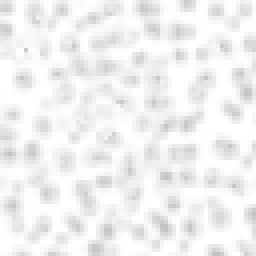
#> input picture images/brush.png, 64 x 64 px (shown 4 times larger)
$ python pic2array.py   (older library calls are emulated)
#> lines starting #> are read from the running program, lines starting #| are printed output that depends on the picture; after the words box and inside, x2 and y2 are one past the last pixel; in counts of white or black regions, pixels touching at a corner belong together
#> the answer given: images/brush.png
### NN.py
import numpy as np

# [5 lines left out: function LabelBinarizer, not called in this run]

def tanh(x):
    return np.tanh(x)

def tanh_deriv(x):
    return 1.0 - np.tanh(x)*np.tanh(x)

def logistic(x):
    return 1/(1 + np.exp(-x))

def logistic_derivative(x):
    return logistic(x)*(1-logistic(x))

class NeuralNetwork:
    def __init__(self, layers, activation='tanh'):

#> called with activation = 'logistic'
        if activation == 'logistic':
            self.activation = logistic
            self.activation_deriv = logistic_derivative
        elif activation == 'tanh':
            self.activation = tanh
            self.activation_deriv = tanh_deriv

        self.weights = []
        for i in range(1, len(layers) - 1):
            self.weights.append((2*np.random.random((layers[i - 1] + 1, layers[i] + 1))-1)*0.25)
            self.weights.append((2*np.random.random((layers[i] + 1, layers[i + 1]))-1)*0.25)

    # [25 lines left out: function fit, not called in this run]

    def predict(self, x):
        self.weights=np.load("weights.npy")
        x = np.array(x)
        temp = np.ones(x.shape[0]+1)
        temp[0:-1] = x
        a = temp
        for l in range(0, len(self.weights)):
            a = self.activation(np.dot(a, self.weights[l]))
        return a

### pic2array.py
import numpy as np
from PIL import Image
from NN import NeuralNetwork

def Normalization(dataset):
    temp=dataset-np.tile(dataset.min(),dataset.shape)
    maxmatrix=np.tile(temp.max(),dataset.shape)
    return temp/maxmatrix

def rgb2gray(rgb):
    return np.dot(rgb[...,:3],[0.299,0.587,0.114])

def getimage_array(filename):
    img = Image.open(filename)
    img_array = np.array(img)
    if img_array.ndim==3:
        img_array = rgb2gray(img_array)
    img_array = img_array.flatten()
    img_array = 1 - Normalization(img_array)
    return img_array

def JudgeEdge(img_array):
    height = len(img_array)
    width = len(img_array[0])
    size = [-1, -1, -1, -1]
    for i in range(height):
        high = img_array[i]
        low = img_array[height - 1 - i]
        if len(high[high > 0]) > 0 and size[0]==-1:
            size[0] = i
        if len(low[low > 0]) > 0 and size[1]==-1:
            size[1] = height - 1 - i
        if size[1] != -1 and size[0] != -1:
            break
    for i in range(width):
        left = img_array[:, i]
        right = img_array[:, width - 1 - i]
        if len(left[left > 0]) > 0 and size[2]==-1:
            size[2] = i
        if len(right[right > 0]) > 0 and size[3]==-1:
            size[3] = width - i - 1
        if size[2] != -1 and size[3] != -1:
            break
    return size

def JudgeOneNumber(img_array):
    edge=[-1,-1]
    width=len(img_array[0])
    for i in range(width):
        left = img_array[:, i]
        right = img_array[:, width - 1 - i]
        if len(left[left > 0]) > 0 and edge[0]==-1:
            edge[0] = i
        if len(right[right > 0]) > 0 and edge[1]==-1:
            edge[1] = width - i - 1
        if edge[0] != -1 and edge[1] != -1:
            break
    for j in range(edge[0],edge[1]+1):
        border=img_array[:,j]
        if len(border[border>0])==0:
            return False
    return True

def SplitPicture(img_array,img_list):
    if JudgeOneNumber(img_array):
        img_list.append(img_array)
        return img_list
    width=len(img_array[0])
    for i in range(width):
        left_border=img_array[:,i]
        right_border=img_array[:,i+1]
        if len(left_border[left_border>0])>0 and len(right_border[right_border>0])==0:
            break
    return_array=img_array[:,0:i+1]
    img_list.append(return_array)
    new_array=img_array[:,i+1:]
    return SplitPicture(new_array,img_list)


#读取图片，包括图片灰度化、剪裁、压缩
def GetCutZip(imagename):
#> called with imagename = 'images/brush.png'
    img = Image.open(imagename)
#> img is the input picture: PIL image 64x64 RGBA; mean R, G, B, A 11.8, 11.8, 11.8, 14.7
    img_array = np.array(img)
    #RGB图灰度化
    if img_array.ndim == 3:
        img_array = rgb2gray(img_array)
    #归一化，提高数字与背景的对比度
    img_array=Normalization(img_array)
#> in Normalization, `maxmatrix=np.tile(temp.max(),dataset.shape)`: maxmatrix: shape (64, 64) float64; every value is 205
    #白底黑字图像转化为黑底白字
    arr1=(img_array>=0.9)
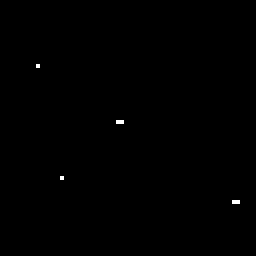
#> arr1: shape (64, 64) bool (shown 4 times larger); 0.15% white in thin lines or dots, all inside (x1, y1, x2, y2) = (9, 16, 60, 51)
    arr0=(img_array<=0.1)
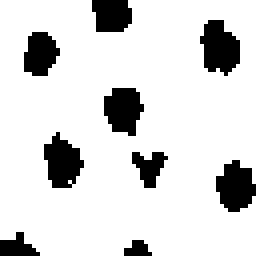
#> arr0: shape (64, 64) bool (shown 4 times larger); 84.9% white; 9 black regions, largest, box (x1, y1, x2, y2) and area: (50, 5, 60, 19) 99, (11, 33, 21, 47) 92, (54, 40, 64, 53) 92
    if arr1.sum()> arr0.sum():
        img_array = 1 - img_array
    #消除部分噪音，便于提取数字
    img_array[img_array>0.7]=1
    img_array[img_array<0.4]=0
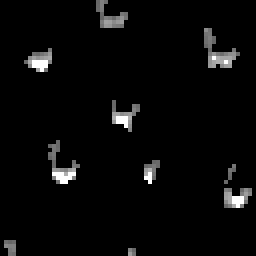
#> img_array: shape (64, 64) float64 (shown 4 times larger); min 0, max 1, mean 0.0325
    img_list = SplitPicture(img_array, [])
#> in JudgeOneNumber, `width=len(img_array[0])`: width = 64
#> after the loop in JudgeOneNumber, `for i in range(width):`: edge = [1, 62]
#> in SplitPicture, `width=len(img_array[0])`: width = 64
#> in SplitPicture, `return_array=img_array[:,0:i+1]`: return_array = 64 rows, first 6: [0, 0, 0, 0], [0, 0, 0, 0], [0, 0, 0, 0], [0, 0, 0, 0], [0, 0, 0, 0], [0, 0, 0, 0]
#> in SplitPicture (call 2), `width=len(img_array[0])`: width = 60
#> in SplitPicture (call 2), `new_array=img_array[:,i+1:]`:
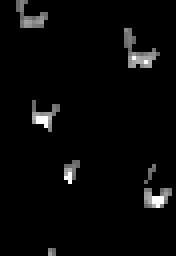
#> new_array: shape (64, 44) float64 (shown 4 times larger); min 0, max 1, mean 0.0307
#> in SplitPicture (call 3), `width=len(img_array[0])`: width = 44
#> in SplitPicture (call 3), `new_array=img_array[:,i+1:]`:
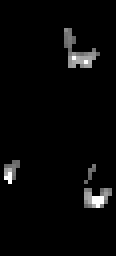
#> new_array: shape (64, 29) float64 (shown 4 times larger); min 0, max 1, mean 0.0285
#> in SplitPicture (call 4), `width=len(img_array[0])`: width = 29
#> in SplitPicture (call 4), `return_array=img_array[:,0:i+1]`: return_array = 64 rows, first 6: [0, 0, 0, 0, 0], [0, 0, 0, 0, 0], [0, 0, 0, 0, 0], [0, 0, 0, 0, 0], [0, 0, 0, 0, 0], [0, 0, 0, 0, 0]
#> in SplitPicture (call 4), `new_array=img_array[:,i+1:]`:
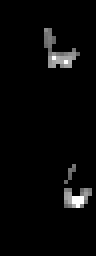
#> new_array: shape (64, 24) float64 (shown 4 times larger); min 0, max 1, mean 0.028
#> img_list = 5 items
    final_list=[]
    for img_array in img_list:
        edge = JudgeEdge(img_array)
        cut_array = img_array[edge[0]:edge[1] + 1, edge[2]:edge[3] + 1]
        cut_img = Image.fromarray(np.uint8(cut_array * 255))
        if cut_img.size[0]<=cut_img.size[1]:
            zip_img = cut_img.resize((20 * cut_img.size[0] // cut_img.size[1], 20), Image.ANTIALIAS)
        else:
            zip_img =cut_img.resize((20,20*cut_img.size[1]//cut_img.size[0]),Image.ANTIALIAS)
        zip_img_array = np.array(zip_img)
        final_array = np.zeros((28, 28))
        height = len(zip_img_array)
        width = len(zip_img_array[0])
        high = (28 - height) // 2
        left = (28 - width) // 2
        final_array[high:high + height, left:left + width] = zip_img_array
        final_array=Normalization(final_array)
        final_list.append(final_array)
#> this loop made 5 passes
#> (width, edge, left) on passes 1 to 5: (15, [60, 63, 1, 3], 6), (8, [12, 45, 2, 15], 10), (3, [0, 63, 4, 14], 12), (13, [40, 45, 1, 4], 7), (5, [7, 51, 11, 22], 11)
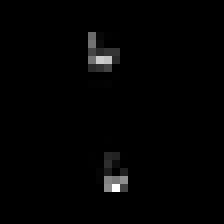
#> final_array: shape (28, 28) float64 (shown 8 times larger); min 0, max 1, mean 0.0113
#> after the loop, final_list = 5 items
    return final_list

def recognize(src):
    nn = NeuralNetwork([784,250,10], 'logistic')
    img_list=GetCutZip(src)
#> img_list = 5 items
    final_result=''
    for img_array in img_list:
        img_array=img_array.flatten()
        result_list=nn.predict(img_array)
        result=np.argmax(result_list)
        final_result=final_result+str(result)
#> this loop made 1 pass
#> after the loop, final_result = ''
    return final_result

if __name__=="__main__":
    img_path = input("请输入图片路径:\n")
#> (the run stopped early here; a loop or call above may not have finished)
